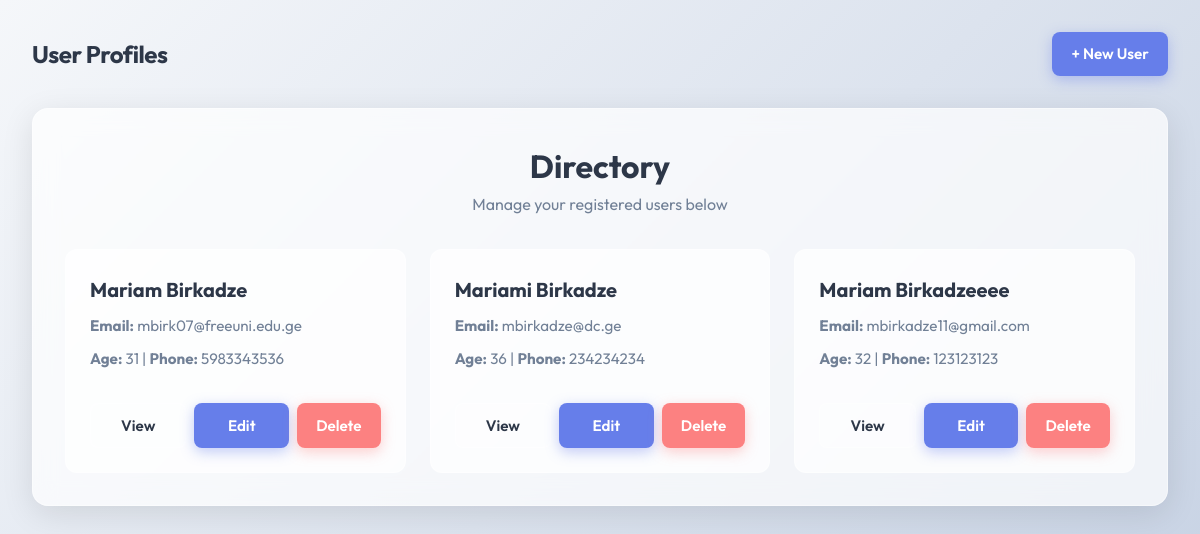
The app's page /, older data.
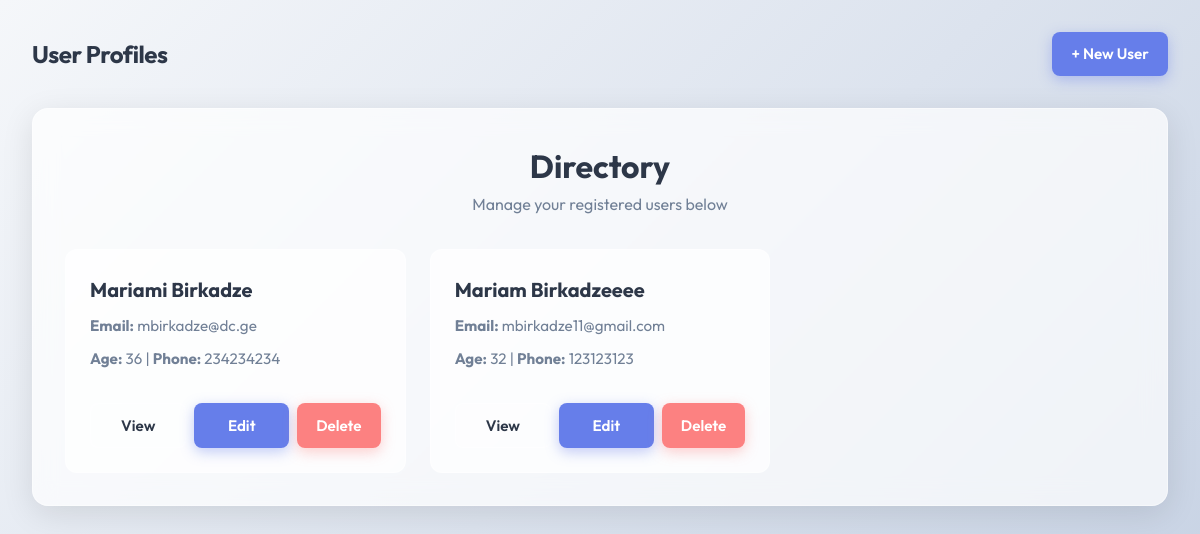
The same page, newer data.
### user_profile/models.py (models this page shows, shortened)
class UserProfile(models.Model):
    first_name = models.CharField(max_length=100)
    last_name = models.CharField(max_length=100)
    email = models.EmailField(unique=True)
    age = models.IntegerField()
    phone = models.CharField(max_length=15)
    address = models.CharField(max_length=255)
    password = models.CharField(max_length=100)
    created_at = models.DateTimeField(auto_now_add=True)
    updated_at = models.DateTimeField(auto_now=True)

### user_profile/views.py (the view)
# urls.py: path('', user_list, name='user_list'),
def user_list(request):
    users = UserProfile.objects.all()
    return render(request, 'user_profile/user_list.html', {'users': users})

### user_profile/templates/user_profile/user_list.html (shortened to what this page needs)
{% extends "base.html" %}
{% block content %}
<div class="page-header">
    <h2>Directory</h2>
    <p style="color: var(--text-muted);">Manage your registered users below</p>
</div>
{% if users %}
<div class="grid">
    {% for user in users %}
    <div class="card">
        <h3>{{ user.first_name }} {{ user.last_name }}</h3>
        <p><strong>Email:</strong> {{ user.email }}</p>
        <p><strong>Age:</strong> {{ user.age }} | <strong>Phone:</strong> {{ user.phone }}</p>
        <div class="card-actions">
            <a href="{% url 'user_detail' user.pk %}" class="btn btn-secondary" style="flex:1; text-align:center;">View</a>
            <a href="{% url 'user_update' user.pk %}" class="btn btn-primary" style="flex:1; text-align:center;">Edit</a>
            <form action="{% url 'user_delete' user.pk %}" method="post" style="flex:1; display:flex;">
                <button type="submit" class="btn btn-danger" style="width:100%;">Delete</button>
            </form>
        </div>
    </div>
    {% endfor %}
</div>
{% else %}
<div style="text-align: center; padding: 3rem;">
    <h3 style="color: var(--text-muted);">No users found.</h3>
    <p>Get started by creating a new user profile!</p>
    <a href="{% url 'user_create' %}" class="btn btn-primary" style="margin-top: 1rem;">Create User</a>
</div>
{% endif %}
{% endblock %}

### user_profile/templates/base.html (shortened to what this page needs)
<!DOCTYPE html>
<html lang="en">
<head>
</head>
<body>
    <nav>
        <a href="{% url 'user_list' %}" class="brand">
            <h1>User Profiles</h1>
        </a>
        <div>
            <a href="{% url 'user_create' %}" class="btn btn-primary">+ New User</a>
        </div>
    </nav>
    <main class="glass-panel">
        {% block content %}
        {% endblock %}
    </main>
</body>
</html>

### user_profile/templates/base.html (style rules this page uses)
:root { --bg-gradient: linear-gradient(135deg, #f5f7fa 0%, #c3cfe2 100%); --glass-bg: rgba(255, 255, 255, 0.7); --glass-border: rgba(255, 255, 255, 0.4); --text-main: #2d3748; --text-muted: #718096; --primary: #667eea; --primary-hover: #5a67d8; --danger: #fc8181; --danger-hover: #f56565; --success: #68d391; --success-hover: #48bb78; }
* { box-sizing: border-box; margin: 0; padding: 0; font-family: 'Outfit', sans-serif; }
body { background: var(--bg-gradient); background-attachment: fixed; color: var(--text-main); min-height: 100vh; display: flex; flex-direction: column; align-items: center; padding: 2rem; line-height: 1.6; }
.glass-panel { background: var(--glass-bg); backdrop-filter: blur(12px); -webkit-backdrop-filter: blur(12px); border: 1px solid var(--glass-border); border-radius: 16px; box-shadow: 0 8px 32px rgba(0, 0, 0, 0.1); padding: 2rem; width: 100%; max-width: 1200px; }
nav { width: 100%; max-width: 1200px; display: flex; justify-content: space-between; align-items: center; margin-bottom: 2rem; }
nav h1 { font-weight: 700; font-size: 1.5rem; letter-spacing: -0.5px; color: var(--text-main); text-decoration: none; }
nav a.brand { text-decoration: none; color: inherit; }
.btn { display: inline-flex; align-items: center; justify-content: center; padding: 0.6rem 1.2rem; font-weight: 600; border-radius: 8px; text-decoration: none; transition: all 0.3s ease; cursor: pointer; border: none; outline: none; font-size: 0.95rem; }
.btn-primary { background: var(--primary); color: white; box-shadow: 0 4px 14px rgba(102, 126, 234, 0.4); }
.btn-danger { background: var(--danger); color: white; box-shadow: 0 4px 14px rgba(252, 129, 129, 0.4); }
.btn-secondary { background: rgba(255, 255, 255, 0.1); color: var(--text-main); border: 1px solid var(--glass-border); }
.grid { display: grid; grid-template-columns: repeat(auto-fill, minmax(300px, 1fr)); gap: 1.5rem; margin-top: 1.5rem; }
.card { background: var(--glass-bg); border: 1px solid var(--glass-border); border-radius: 12px; padding: 1.5rem; transition: transform 0.3s ease, box-shadow 0.3s ease; position: relative; overflow: hidden; display: flex; flex-direction: column; }
.card h3 { font-size: 1.25rem; margin-bottom: 0.5rem; color: var(--text-main); }
.card p { color: var(--text-muted); font-size: 0.95rem; margin-bottom: 0.5rem; }
.card-actions { margin-top: auto; padding-top: 1.5rem; display: flex; gap: 0.5rem; }
.page-header { margin-bottom: 2rem; text-align: center; }
.page-header h2 { font-size: 2rem; font-weight: 700; }

Row changes from the older to the newer data that the page shows:
removed UserProfile: first_name "Mariam", last_name "Birkadze", email "mbirk07@freeuni.edu.ge", age "31", phone "5983343536"
